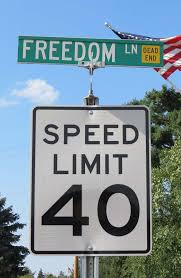
%> input picture streetsign6.jpg, 181 x 278 px
$ octave boudningRectExample.m   (GNU Octave 9; MATLAB toolbox functions it lacks are replaced by stand-ins)
%> lines starting %> are read from the running program, lines starting %| are printed output that depends on the picture; in (x1, y1, x2, y2) boxes, pixels count from 0 and x2, y2 are one past the last pixel; in counts of white or black regions, pixels touching at a corner belong together; the program's own positions count from 1
original = imread('streetsign6.jpg');
%> original is the input picture: size 278x181x3 uint8; mean R, G, B 125.8, 146.8, 159.5
img = rgb2gray(original);
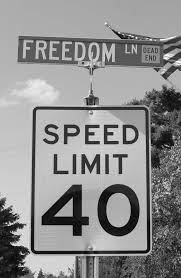
%> img: size 278x181 uint8; min 0, max 253, mean 142

BW = edge(img,'canny',0.08);
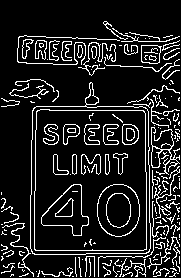
%> BW: size 278x181 logical; 12.9% white in thin lines or dots

%> (the run ends here)

$ run again, with streetsign10.jpg copied over streetsign6.jpg
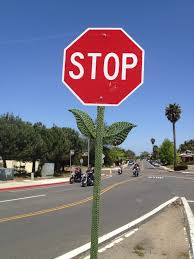
%> input picture streetsign10.jpg, 194 x 259 px
%> original is the input picture: size 259x194x3 uint8; mean R, G, B 119.3, 118.9, 138
%> `img = rgb2gray(original);`:
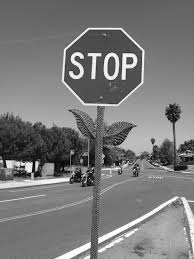
%> img: size 259x194 uint8; min 0, max 255, mean 121.2
%> `BW = edge(img,'canny',0.08);`:
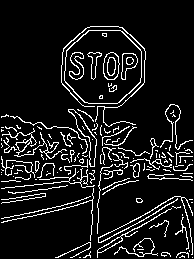
%> BW: size 259x194 logical; 9.9% white in thin lines or dots, all inside (x1, y1, x2, y2) = (1, 26, 193, 258)

$ run again, with streetsign11.jpg copied over streetsign6.jpg
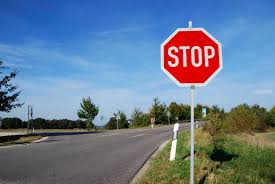
%> input picture streetsign11.jpg, 275 x 184 px
%> original is the input picture: size 184x275x3 uint8; mean R, G, B 104.5, 124, 146.3
%> `img = rgb2gray(original);`:
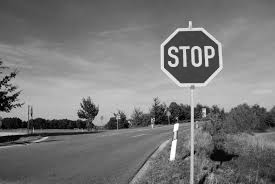
%> img: size 184x275 uint8; min 0, max 255, mean 120.7
%> `BW = edge(img,'canny',0.08);`:
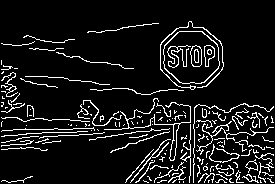
%> BW: size 184x275 logical; 9.4% white in thin lines or dots, all inside (x1, y1, x2, y2) = (1, 21, 274, 183)

$ run again, with streetsign2.jpg copied over streetsign6.jpg
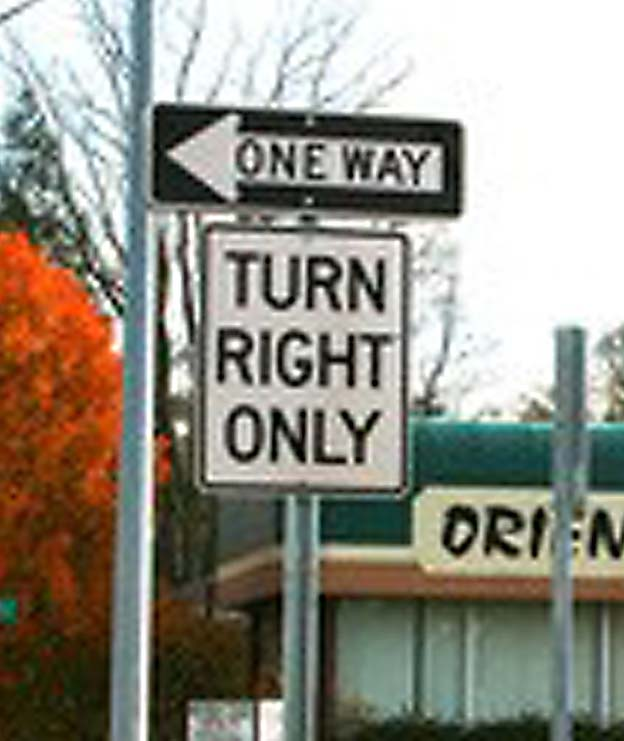
%> input picture streetsign2.jpg, 624 x 741 px
%> original is the input picture: size 741x624x3 uint8; mean R, G, B 146.2, 143.3, 132.1
%> `img = rgb2gray(original);`:
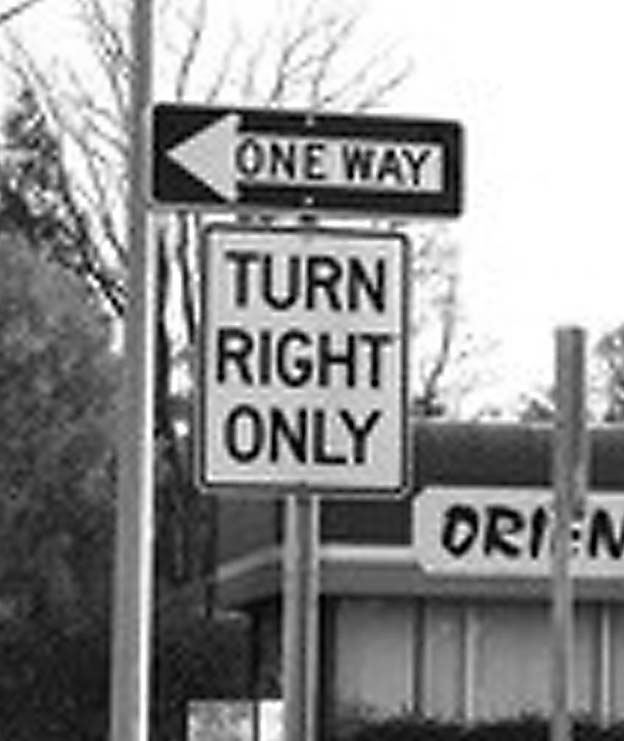
%> img: size 741x624 uint8; min 0, max 255, mean 142.9
%> `BW = edge(img,'canny',0.08);`:
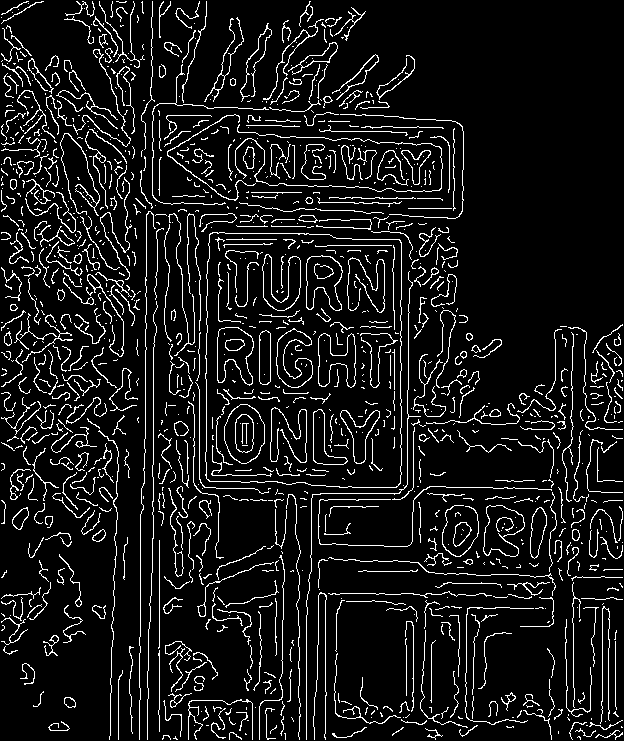
%> BW: size 741x624 logical; 9.1% white in thin lines or dots
